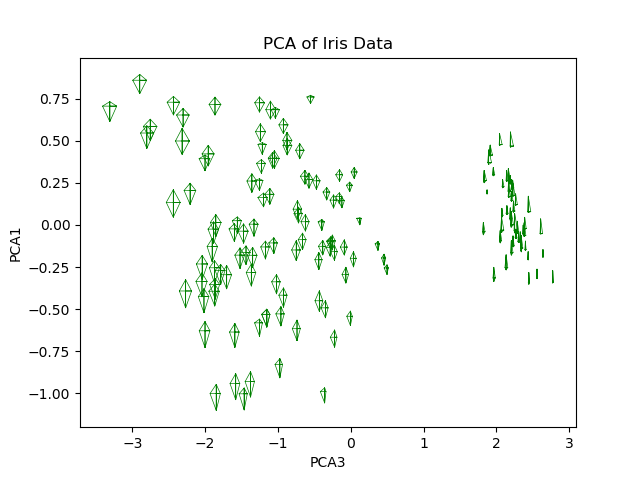

The script that drew this image:
import csv
import numpy
import sys
from sklearn.decomposition import PCA
from sklearn.preprocessing import StandardScaler
import matplotlib.pyplot as plt
import matplotlib.path as mpath


def main():
    data = []
    file_name = sys.argv[1]
    with open(file_name, 'r') as csvfile:
        read = csv.reader(csvfile, delimiter=',')
        for row in read:
            data.append(row)
    data = numpy.delete(data, 0, axis=0)
    data = numpy.delete(data, 4, axis=1)
    data = data.astype(float)
    sl_list = []
    sw_list = []
    pl_list = []
    pw_list = []
    for i in range(len(data)):
        sl_list.append(data[i][0])
        sw_list.append(data[i][1])
        pl_list.append(data[i][2])
        pw_list.append(data[i][3])
    data_s = StandardScaler().fit_transform(data)
    pca = PCA(n_components=4)
    x_r = pca.fit_transform(data_s)
    fig, ax = plt.subplots()
    for i in range(len(x_r)):
        x = x_r[i][0]
        y = x_r[i][2]
        sl = (data[i][0]-numpy.min(sl_list)+.05)/(numpy.max(sl_list)-numpy.min(sl_list)+.05)
        sl = sl*.1
        sw = (data[i][1]-numpy.min(sw_list)+.05)/(numpy.max(sw_list)-numpy.min(sw_list)+.05)
        sw = sw*.1
        pl = (data[i][2]-numpy.min(pl_list)+.05)/(numpy.max(pl_list)-numpy.min(pl_list)+.05)
        pl = pl*.1
        pw = (data[i][3]-numpy.min(pw_list)+.05)/(numpy.max(pw_list)-numpy.min(pw_list)+.05)
        pw = pw*.1
        path = mpath.Path
        path_data = [(path.MOVETO, (-x,-y)), (path.LINETO, (-x,-y+sw)), (path.MOVETO, (-x,-y)), (path.LINETO, (-x,-y-pw)),
                        (path.MOVETO, (-x,-y)), (path.LINETO, (-x+sl,-y)),(path.MOVETO, (-x,-y)), (path.LINETO, (-x-pl,-y)),
                     (path.LINETO, (-x,-y+sw)), (path.LINETO, (-x+sl,-y)),(path.LINETO, (-x,-y-pw)),(path.LINETO, (-x-pl,-y))]
        codes, verts = zip(*path_data)
        paths = mpath.Path(verts, codes)
        x1, y1 = zip(*paths.vertices)
        ax.plot(x1,y1,'g-', linewidth=.5)

    ax.set_xlabel("PCA3")
    ax.set_ylabel("PCA1")
    ax.set_title("PCA of Iris Data")
    fig.savefig(sys.argv[2])


if __name__ == '__main__':
    main()
